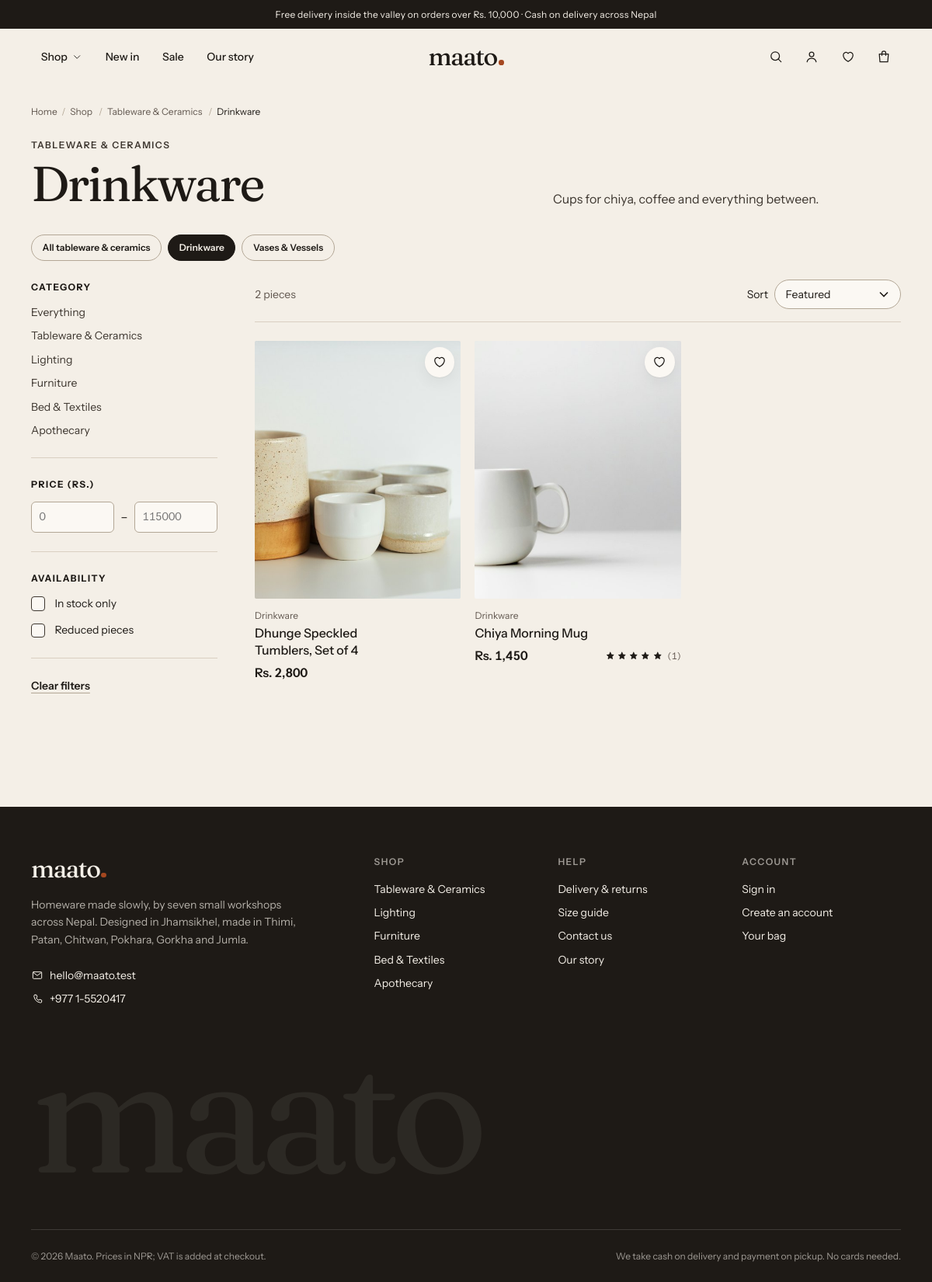
The page /suman-ecom/category/drinkware on the database its author committed.
### tables this page shows
CREATE TABLE categories (
    id          INT UNSIGNED NOT NULL AUTO_INCREMENT,
    parent_id   INT UNSIGNED NULL,
    name        VARCHAR(100) NOT NULL,
    slug        VARCHAR(120) NOT NULL,
    tagline     VARCHAR(160) NULL,
    description TEXT         NULL,
    image_path  VARCHAR(255) NULL,
    sort_order  SMALLINT     NOT NULL DEFAULT 0,
    is_active   TINYINT(1)   NOT NULL DEFAULT 1,
    created_at  DATETIME     NOT NULL DEFAULT CURRENT_TIMESTAMP,
    updated_at  DATETIME     NOT NULL DEFAULT CURRENT_TIMESTAMP ON UPDATE CURRENT_TIMESTAMP,
    PRIMARY KEY (id),
    UNIQUE KEY uq_categories_slug (slug),
    KEY idx_categories_parent (parent_id, sort_order),
    CONSTRAINT fk_categories_parent FOREIGN KEY (parent_id) REFERENCES categories (id) ON DELETE RESTRICT
);

CREATE TABLE products (
    id                INT UNSIGNED  NOT NULL AUTO_INCREMENT,
    category_id       INT UNSIGNED  NOT NULL,
    brand_id          INT UNSIGNED  NULL,
    name              VARCHAR(160)  NOT NULL,
    slug              VARCHAR(180)  NOT NULL,
    short_description VARCHAR(255)  NOT NULL DEFAULT '',
    description       TEXT          NOT NULL,
    details           TEXT          NULL COMMENT 'Materials, dimensions and care, one per line',
    price             DECIMAL(12,2) NOT NULL,
    sale_price        DECIMAL(12,2) NULL,
    sale_starts_at    DATETIME      NULL,
    sale_ends_at      DATETIME      NULL,
    status            ENUM('draft','published') NOT NULL DEFAULT 'draft',
    is_featured       TINYINT(1)    NOT NULL DEFAULT 0,
    size_guide        ENUM('bedding','rug','furniture') NULL,
    meta_title        VARCHAR(160)  NULL,
    meta_description  VARCHAR(255)  NULL,
    created_at        DATETIME      NOT NULL DEFAULT CURRENT_TIMESTAMP,
    updated_at        DATETIME      NOT NULL DEFAULT CURRENT_TIMESTAMP ON UPDATE CURRENT_TIMESTAMP,
    deleted_at        DATETIME      NULL,
    PRIMARY KEY (id),
    UNIQUE KEY uq_products_slug (slug),
    KEY idx_products_listing (status, deleted_at, created_at),
    KEY idx_products_category (category_id),
    KEY idx_products_brand (brand_id),
    FULLTEXT KEY ft_products_search (name, short_description, description),
    CONSTRAINT fk_products_category FOREIGN KEY (category_id) REFERENCES categories (id) ON DELETE RESTRICT,
    CONSTRAINT fk_products_brand FOREIGN KEY (brand_id) REFERENCES brands (id) ON DELETE SET NULL,
    CONSTRAINT chk_products_price CHECK (price >= 0 AND (sale_price IS NULL OR sale_price >= 0))
);

### app/Views/store/listing.php (the view, shortened to what the rows shown need)
<?php
$action = $isSearch ? route('search') : ($category ? route('category', ['slug' => $category['slug']]) : route('shop'));
$branch = null;
foreach ($tree as $root) {
    if ($category && ((int) $root['id'] === (int) $category['id'] || (int) $root['id'] === (int) ($category['parent_id'] ?? 0))) {
        $branch = $root;
    }
}
?>
<div class="container">
  <header class="listing-head">
    <div>
      <p class="eyebrow"><?= $isSearch ? 'Search' : ($parent ? e($parent['name']) : 'Maato shop') ?></p>
      <h1 class="h1"><?= e($title) ?></h1>
    </div>
    <?php if (!empty($intro)): ?><p><?= e($intro) ?></p><?php endif; ?>
  </header>
  <?php if ($branch && $branch['children']): ?>
    <nav class="subnav" aria-label="<?= e($branch['name']) ?> sections">
      <a class="chip" href="<?= e(route('category', ['slug' => $branch['slug']])) ?>"<?= (int) $category['id'] === (int) $branch['id'] ? ' aria-current="page"' : '' ?>>All <?= e(mb_strtolower($branch['name'])) ?></a>
      <?php foreach ($branch['children'] as $child): ?>
        <a class="chip" href="<?= e(route('category', ['slug' => $child['slug']])) ?>"<?= (int) $category['id'] === (int) $child['id'] ? ' aria-current="page"' : '' ?>><?= e($child['name']) ?></a>
      <?php endforeach; ?>
    </nav>
  <?php endif; ?>
  <div class="listing">
    <details class="filters" open data-filters>
      <summary><?= icon('sliders') ?> Filter &amp; sort</summary>
      <form action="<?= e($action) ?>" method="get" data-filter-form>
        <?php if (!$isSearch): ?>
          <div class="filters__group">
            <ul class="filters__links">
              <?php foreach ($tree as $root): ?>
                <li><a href="<?= e(route('category', ['slug' => $root['slug']])) ?>"<?= $category && (int) $category['id'] === (int) $root['id'] ? ' aria-current="page"' : '' ?>><?= e($root['name']) ?></a></li>
              <?php endforeach; ?>
            </ul>
          </div>
        <?php endif; ?>
      </form>
    </details>
    <div>
      <div class="listing__results" data-listing-results>
        <?php partial('store/partials/listing-results', get_defined_vars()); ?>
      </div>
    </div>
  </div>
</div>

### app/Core/helpers.php (shortened to what the rows shown need)
<?php
function config(string $key, mixed $default = null): mixed
{
    static $loaded = [];
    $parts = explode('.', $key);
    $file = array_shift($parts);
    if (!array_key_exists($file, $loaded)) {
        $path = BASE_PATH . "/config/{$file}.php";
        $loaded[$file] = is_file($path) ? require $path : [];
    }
    $value = $loaded[$file];
    foreach ($parts as $part) {
        $value = $value[$part];
    }
    return $value;
}
function e(mixed $value): string
{
    return htmlspecialchars((string) $value, ENT_QUOTES | ENT_SUBSTITUTE, 'UTF-8');
}
function base_path_url(): string
{
    return (string) parse_url(config('app.url'), PHP_URL_PATH);
}
function url(string $path = '/', array $query = []): string
{
    $query = array_filter($query, static fn ($v) => $v !== null && $v !== '' && $v !== []);
    $path = '/' . ltrim($path, '/');
    return base_path_url() . ($path === '/' ? '/' : $path) . ($query ? '?' . http_build_query($query) : '');
}
function route(string $name, array $params = []): string
{
    return App::router()->url($name, $params);
}
function asset(string $path): string
{
    $file = BASE_PATH . '/public/assets/' . ltrim($path, '/');
    $version = is_file($file) ? filemtime($file) : 0;
    return url('/assets/' . ltrim($path, '/')) . '?v=' . $version;
}
function media(?string $path, string $fallback = 'img/placeholder.svg'): string
{
    return $path ? url('/media/' . ltrim($path, '/')) : asset($fallback);
}
function icon(string $name, string $class = ''): string
{
    $href = e(asset('icons.svg')) . '#i-' . e($name);
    return '<svg class="icon ' . e($class) . '" aria-hidden="true" focusable="false"><use href="' . $href . '"></use></svg>';
}
function partial(string $template, array $data = []): void
{
    echo View::capture($template, $data);
}
function auth_user(): ?array
{
    return Auth::user();
}
function setting(string $key, mixed $default = null): mixed
{
    return Settings::get($key, $default);
}
function nepali_group(string $integerDigits): string
{
    $last3 = substr($integerDigits, -3);
    $rest = substr($integerDigits, 0, -3);
    return preg_replace('/\B(?=(\d{2})+(?!\d))/', ',', $rest) . ',' . $last3;
}
function money(float|int|string|null $amount, bool $withSymbol = true): string
{
    $amount = round((float) $amount, 2);
    $negative = $amount < 0;
    [$int, $dec] = explode('.', number_format(abs($amount), 2, '.', ''));
    $formatted = nepali_group($int) . ($dec !== '00' ? '.' . $dec : '');
    $symbol = $withSymbol ? Settings::get('currency_symbol', 'Rs.') . ' ' : '';
    return ($negative ? '−' : '') . $symbol . $formatted;
}
function plural(int $count, string $singular, ?string $plural = null): string
{
    return $count . ' ' . ($count === 1 ? $singular : ($plural ?? $singular . 's'));
}

### app/Views/store/partials/listing-results.php (shortened to what the rows shown need)
<?php if ($result['items']): ?>
  <div class="product-grid product-grid--3">
    <?php foreach ($result['items'] as $i => $p): ?>
      <?php partial('partials/product-card', ['p' => $p, 'wishlist' => $wishlist, 'eager' => $i < 3]); ?>
    <?php endforeach; ?>
  </div>
<?php endif; ?>

### app/Views/partials/product-card.php (shortened to what the rows shown need)
<?php
$variant ??= 'default';
$url = route('product', ['slug' => $p['slug']]);
$soldOut = (int) $p['stock_total'] <= 0;
$saved = in_array((int) $p['id'], $wishlist ?? [], true);
$isNew = strtotime($p['created_at']) > strtotime('-21 days');
$off = $p['on_sale'] && (float) $p['regular_min'] > 0 ? (int) round((1 - $p['price_min'] / $p['regular_min']) * 100) : 0;
$loading = !empty($eager) ? 'eager' : 'lazy';
?>
<article class="card<?= $variant !== 'default' ? ' card--' . e($variant) : '' ?>"<?= $variant === 'default' ? ' data-reveal' : '' ?>>
  <div class="card__media">
    <img src="<?= e(media($p['image'])) ?>" alt="<?= e($p['name']) ?>" loading="<?= $loading ?>" width="480" height="600">
    <?php if ($variant !== 'row'): ?>
      <form class="card__wish" method="post" action="<?= e(route('wishlist.toggle', ['product' => $p['id']])) ?>" data-wishlist-form>
        <button class="wish-btn" type="submit" aria-pressed="<?= $saved ? 'true' : 'false' ?>" aria-label="Save <?= e($p['name']) ?> for later">
          <?= icon('heart', 'icon-off') ?><?= icon('heart-fill', 'icon-on') ?>
        </button>
      </form>
    <?php endif; ?>
  </div>
  <div class="card__body">
    <?php if ($variant === 'feature'): ?><p class="eyebrow">Studio pick · <?= e($p['category_name']) ?></p>
    <?php else: ?><p class="card__cat"><?= e($p['category_name']) ?></p><?php endif; ?>
    <h3 class="card__title"><a href="<?= e($url) ?>"><?= e($p['name']) ?></a></h3>
    <div class="card__meta">
      <?php partial('partials/price', ['p' => $p]); ?>
      <?php if ((int) $p['rating_count'] > 0): ?>
        <?php partial('partials/stars', ['rating' => $p['rating_avg'], 'count' => $p['rating_count']]); ?>
      <?php endif; ?>
    </div>
  </div>
</article>

### app/Views/partials/price.php (shortened to what the rows shown need)
<?php
$from = (float) $p['price_max'] > (float) $p['price_min'];
?>
<span class="price-line">
  <span class="price-line__now<?= $p['on_sale'] ? ' is-sale' : '' ?>"><?= e(money($p['price_min'])) ?></span>
</span>

### app/Views/partials/stars.php (shortened to what the rows shown need)
<span class="stars" role="img" aria-label="Rated <?= e(number_format((float) $rating, 1)) ?> out of 5<?= isset($count) ? ', ' . e(plural((int) $count, 'review')) : '' ?>">
  <?php for ($i = 1; $i <= 5; $i++): ?>
    <?= icon($i <= round((float) $rating) ? 'star-fill' : 'star', $i <= round((float) $rating) ? '' : 'is-empty') ?>
  <?php endfor; ?>
  <?php if (isset($count)): ?><span class="stars__count" aria-hidden="true">(<?= (int) $count ?>)</span><?php endif; ?>
</span>

### app/Views/partials/footer.php (shortened to what the rows shown need)
<?php  $user = auth_user(); ?>
<footer class="site-footer">
  <div class="container">
    <div class="footer__grid">
      <div class="footer__col">
        <h2>Shop</h2>
        <ul>
          <?php foreach ($navTree as $cat): ?>
            <li><a href="<?= e(route('category', ['slug' => $cat['slug']])) ?>"><?= e($cat['name']) ?></a></li>
          <?php endforeach; ?>
        </ul>
      </div>
      <div class="footer__col">
        <h2>Help</h2>
      </div>
      <div class="footer__col">
        <h2>Account</h2>
      </div>
    </div>
  </div>
</footer>

### rows shown on the page
categories: name "TABLEWARE & CERAMICS", name "tableware & ceramics", name "Tableware & Ceramics"
categories: name "Drinkware", tagline "Cups for chiya, coffee and everything between."
categories: name "Vases & Vessels"
categories: name "Lighting"
categories: name "Furniture"
categories: name "Bed & Textiles"
categories: name "Apothecary"
products: shows a picture, category.name "Drinkware", name "Dhunge Speckled Tumblers, Set of 4", price_min "Rs. 2,800"
products: shows a picture, category.name "Drinkware", name "Chiya Morning Mug", price_min "Rs. 1,450", count "1"

### other values the page prints
money(setting('free_shipping_threshold', 10000)) "Rs. 10,000"
mb_strtolower(setting('store_name', 'Maato')) "maato maato"
$label "Shop"
$label "Tableware & Ceramics"
$label "Drinkware"
setting('currency_symbol', 'Rs.') "RS."
plural($result['total'], 'piece') "2 pieces"
setting('support_email') "hello@maato.test"
setting('support_phone') "+977 1-5520417"
setting('store_name', 'Maato') "Maato"
setting('currency_code', 'NPR') "NPR"
setting('tax_label', 'VAT') "VAT"
form field value "Featured"
